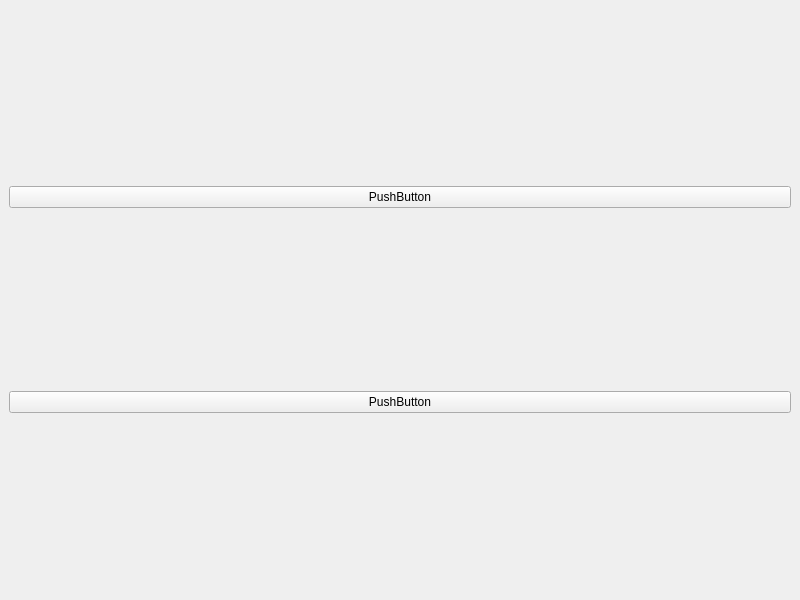
<?xml version="1.0" encoding="UTF-8"?>
<ui version="4.0">
 <class>MainWindow</class>
 <widget class="QMainWindow" name="MainWindow">
  <property name="geometry">
   <rect>
    <x>0</x>
    <y>0</y>
    <width>800</width>
    <height>600</height>
   </rect>
  </property>
  <property name="windowTitle">
   <string>MainWindow</string>
  </property>
  <widget class="QWidget" name="gamePage">
   <layout class="QGridLayout" name="gridLayout_2">
    <item row="0" column="0">
     <widget class="QPushButton" name="loadButton">
      <property name="text">
       <string>PushButton</string>
      </property>
     </widget>
    </item>
    <item row="1" column="0">
     <widget class="QPushButton" name="resetButton">
      <property name="text">
       <string>PushButton</string>
      </property>
     </widget>
    </item>
   </layout>
  </widget>
 </widget>
 <resources/>
 <connections/>
</ui>
